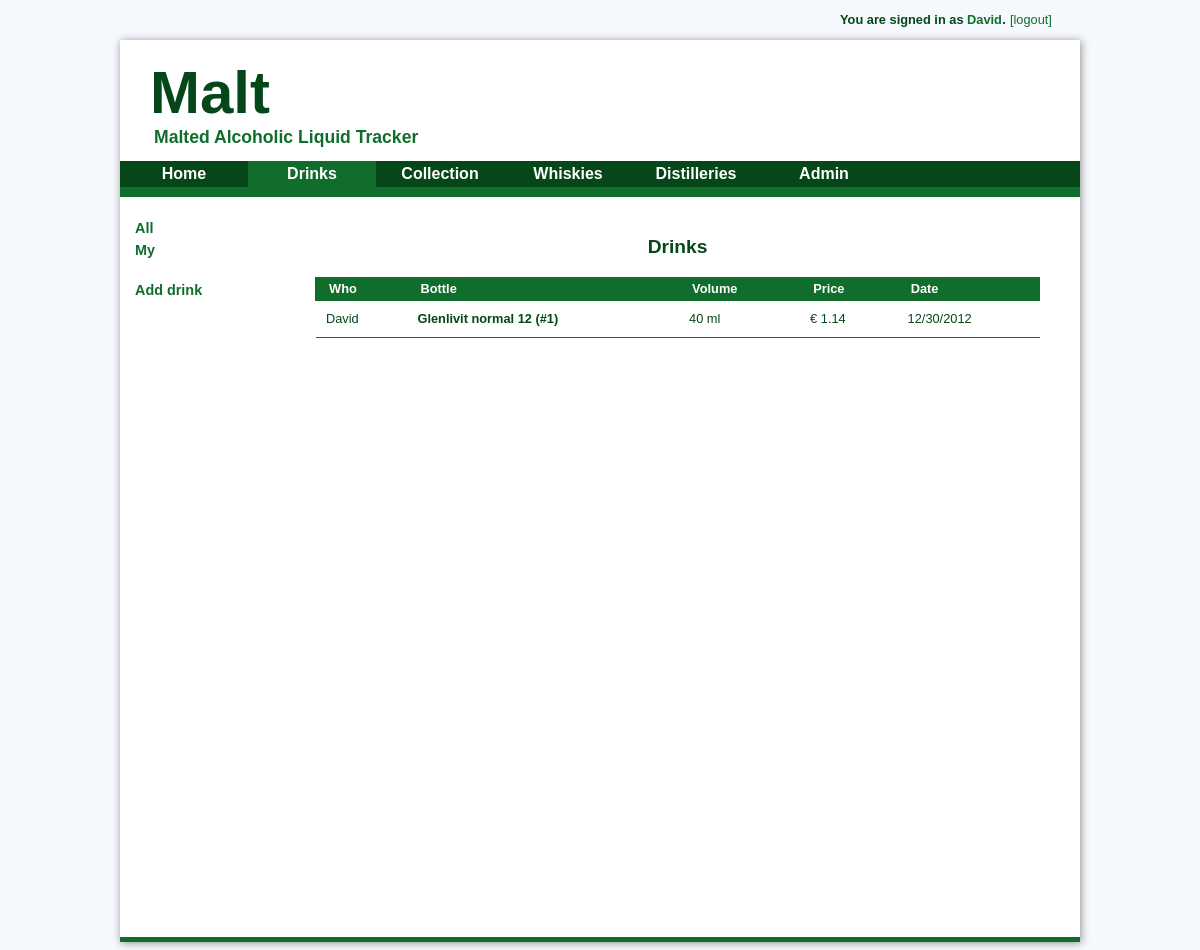
The app's page /malt/drinks/my/ (signed in), older data.
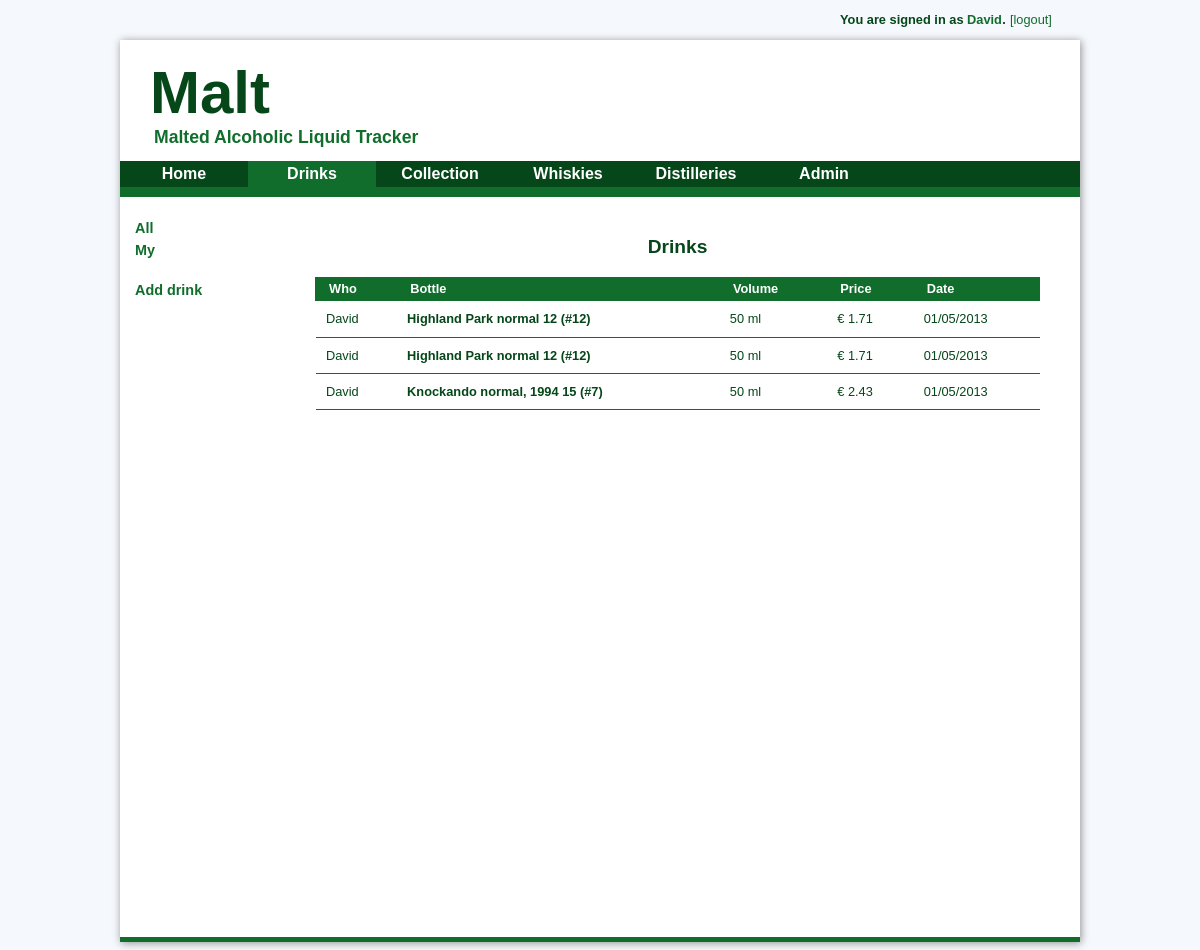
The same page, newer data.
### glass/models.py (models this page shows, shortened)
class Glass(models.Model):
  bottle = models.ForeignKey(Bottle)
  mass = models.FloatField('mass', default=0.0, blank=True)
  volume = models.FloatField('volume', default=50.0)
  user = models.ForeignKey(UserProfile)
  rating = models.IntegerField(default=-1, blank=True)
  date = models.DateTimeField(auto_now=True, auto_now_add=True)
  def getPrice(self):
    return self.bottle.price * self.volume / self.bottle.volume

### userprofile/models.py (models this page shows)
class UserProfile(models.Model):
  user = models.ForeignKey(User)
  displayname = models.CharField(max_length=200)
  def __unicode__(self):
    return self.displayname

### bottle/models.py (models this page shows, shortened)
class Bottle(models.Model):
  whisky = models.ForeignKey(Whisky)
  volume = models.FloatField('volume', default=700.0)
  volumeConsumedInitial = models.FloatField('initially consumed', default=0.0)
  empty = models.BooleanField(default=False)
  buyer = models.ForeignKey(UserProfile, default=1)
  price = models.FloatField('price', default=0.0)
  date = models.DateTimeField(auto_now=True, auto_now_add=True)
  def __unicode__(self):
    return str(self.whisky) + ' (#' + str(self.pk) + ')'

### whisky/models.py (models this page shows)
class Whisky(models.Model):
  distillery = models.ForeignKey(Distillery)
  name = models.CharField(max_length=200)
  age = models.FloatField('age')
  alcoholPercentage = models.FloatField('alcohol %')
  url = models.URLField(max_length=400, default='', blank=True)
  date = models.DateTimeField(auto_now=True, auto_now_add=True)
  def __unicode__(self):
    return str(self.distillery) + '  ' + self.name + '  ' + str(int(self.age))

class Distillery(models.Model):
  name = models.CharField(max_length=200)
  region = models.ForeignKey(Region)
  lat = models.FloatField('longitude', default='0.0')
  lon = models.FloatField('latitude', default='0.0')
  url = models.URLField(max_length=400, default='', blank=True)
  image = models.URLField(max_length=400, default='', blank=True)
  date = models.DateTimeField(auto_now=True, auto_now_add=True)
  def __unicode__(self):
    return self.name

### glass/views.py (the view)
class MyDrinksView(DrinksView):
  template_name = "drinks/index.html"
  context_object_name = "drinks"
  def get_context_data(self, **kwargs):
    userProfile = UserProfile.objects.get(user=self.request.user)
    context = super(MyDrinksView, self).get_context_data(**kwargs)
    bottles = self.getMyDrinks(userProfile.id)
    context['all_drinks_list'] = bottles
    context['drinkssection'] = True
    return context

### base/views.py (called while the page is built)
  def get_context_data(self, **kwargs):
    context = super(BaseView, self).get_context_data(**kwargs)
    if self.request.user.is_authenticated():
      userProfile = UserProfile.objects.get(user=self.request.user)
      context['user'] = self.request.user
      context['displayname'] = userProfile.displayname
      context['isLoggedin'] = True
    return context

### glass/views.py (called while the page is built)
  def addDrinkInfo(self, drinks):
    for drink in drinks:
      drink.price = '%.2f' % drink.getPrice()
      drink.volume_int = '%.0f' % drink.volume
    return drinks

  def getAllDrinks(self):
    drinks = Glass.objects.order_by("date")
    drinks = self.addDrinkInfo(drinks)
    return drinks

  def getMyDrinks(self, userProfileId):
    drinks = Glass.objects.filter(user__id=userProfileId).order_by("date")
    drinks = self.addDrinkInfo(drinks)
    return drinks

  def get_context_data(self, **kwargs):
    context = super(DrinksView, self).get_context_data(**kwargs)
    bottles = self.getAllDrinks()
    context['all_drinks_list'] = bottles
    context['drinkssection'] = True
    return context

### templates/drinks/index.html (shortened to what this page needs)
{% extends "drinks/base.html" %}
{% block content %}
<center><h3>Drinks</h3></center>
  {% if all_drinks_list %}
    <table>
      <tr>
        <th><b>Who</b></th>
        <th><b>Bottle</b></th>
        <th><b>Volume</b></th>
        <th><b>Price</b></th>
        <th><b>Date</b></th>
      </tr>
    {% for drink in all_drinks_list %}
      <tr>
        <td >{{ drink.user }}</td>
        <td><b>{{ drink.bottle }}</b></td>
        <td>{{ drink.volume_int }} ml</td>
        <td>&euro; {{ drink.price }}</td>
        <td>{{ drink.date|date:"SHORT_DATE_FORMAT"  }}</td>
      </tr>
    {% endfor %}
    </table>
  {% else %}
      <p>No polls are available.</p>
  {% endif %}
{% endblock %}

### templates/drinks/base.html
{% extends "base/base.html" %}
{% block sidebar %}
  <br />
  <a href="/malt/drinks/">All</a><br />
  <a href="/malt/drinks/my/">My</a><br />
  <br />
  <a href="/malt/drinks/new/" target="_blank">Add drink</a><br />
{% endblock %}

### templates/base/base.html (shortened to what this page needs)
<!DOCTYPE html PUBLIC "-//W3C//DTD XHTML 1.0 Transitional//EN" "http://www.w3.org/TR/xhtml1/DTD/xhtml1-transitional.dtd">
<html>
<head>
</head>
 <body bgcolor="#f5f8fc">
  <div id="container">
    <div id="header">
      <font id="logotitle" ><b>Malt</b></font></br>
      <font id="logosubtitle" ><b>Malted Alcoholic Liquid Tracker</b></font>
    </div>
    <div id="login">
    	{% if isLoggedin %}
    	  <font id="loginfont"><b>You are signed in as </b></font>
    	   <a href="/malt/userprofile/edit/{{ user.id}}" id="usernamelink"><b>{{ user.username }}</b></a>.
    	  <a href="/malt/logout/" id="loginlink">[logout]</a>
    	{% endif %}
    </div>
    <div class="horizontalmenu">
      <ul>
	      <li>
				{% if homesection %}
				  <a href="/malt/" id="selectedbutton">Home</a>
				{% else %}
				  <a href="/malt/">Home</a>
				{% endif %}
	      </li>
	      <li>
				{% if drinkssection %}
				  <a href="/malt/drinks/" id="selectedbutton">Drinks</a>
				{% else %}
				  <a href="/malt/drinks/">Drinks</a>
				{% endif %}
	      </li>
	      <li>
			  {% if collectionsection %}
					<a href="/malt/collection/" id="selectedbutton">Collection</a>
			  {% else %}
					<a href="/malt/collection/">Collection</a>
			  {% endif %}
	      </li>
	      <li>
        {% if whiskiessection %}
          <a href="/malt/whiskies/" id="selectedbutton">Whiskies</a>
        {% else %}
          <a href="/malt/whiskies/">Whiskies</a>
        {% endif %}
        </li>
        <li>
        {% if distilleriessection %}
          <a href="/malt/whiskies/distilleries/" id="selectedbutton">Distilleries</a>
        {% else %}
          <a href="/malt/whiskies/distilleries/">Distilleries</a>
        {% endif %}
        </li>
        <li>
          <a href="/malt/admin/">Admin</a>
        </li>
      </ul>
    </div>
    <div class="verticalmenu">
      {% block sidebar %}{% endblock %}
    </div>
    <div id="content">
      {% block content %}
      {% endblock %}
    </div>
    <div id="footer">
    </div>
  </div>
</body>
</html>

### static/style.css (style rules this page uses)
body { margin-left: auto; margin-right: auto; }
h3 { color: #054719; font-size: 1.2em; font-family: "Arial",Georgia,Serif; }
a { font-family: "Arial",Georgia,Serif; }
font { font-family: "Arial",Georgia,Serif; }
table { width: 90%; border-top: 0px; border-right: 0px; border-bottom: 0px; border-left: 0px; margin: 1em auto; border-collapse: collapse; }
td { color: #054719; border-left: 0px; border-bottom: 1px solid #106d2c; padding: 0.8em 0.8em; text-align: left; font-size: 0.8em; font-family: "Arial",Georgia,Serif; }
th { background-color: #106d2c; color: #FFFFFF; border-left: 1px solid #106d2c; border-bottom: 1px solid #106d2c; padding: .3em 1em; text-align: left; font-size: 0.8em; font-family: "Arial",Georgia,Serif; }
#container { width: 960px; margin-left: auto; margin-right: auto; margin-top: 40px; -moz-box-shadow: 1px 1px 8px #8e8e8e; -webkit-box-shadow: 1px 1px 8px #8e8e8e; box-shadow: 1px 1px 8px #8e8e8e; }
#logotitle { font-family: "Arial"; font-size: 60px; color: #054719; }
#logosubtitle { font-family: "Arial"; padding-left: 4px; font-size: 1.1em; color: #106d2c; }
#header { background-color: #FFFFFF; padding-left: 30px; padding-top: 18px; padding-bottom: 13px; }
#login { height: 10px; width: 300px; position: absolute; top: 10px; left: 50%; margin-left: 240px; }
#loginfont { font-family: "Arial"; font-size: 0.8em; color: #054719; }
#loginlink { font-size: 0.8em; color: #106d2c; text-decoration: none; }
#usernamelink { font-size: 0.8em; color: #106d2c; text-decoration: none; }
#content { background-color: #FFFFFF; height: 720px; width: 805px; float: left; padding-left: 10px; padding-top: 20px; overflow: auto; }
#footer { background-color: #106d2c; height: 5px; clear: both; text-align: center; }
div.horizontalmenu { width: 100%; height: 36px; background-color: #054719; }
div.horizontalmenu ul { list-style-type: none; margin: 0; padding: 0; }
div.horizontalmenu li { float: left; }
div.horizontalmenu a { display: block; width: 120px; font-size: 1em; }
div.horizontalmenu a:link, div.horizontalmenu a:visited { font-weight: bold; color: #FFFFFF; background-color: #054719; text-align: center; padding: 4px; text-decoration: none; }
#selectedbutton { background-color: #106d2c; }
div.verticalmenu { background-color: #FFFFFF; height: 735px; width: 130px; float: left; padding-left: 15px; padding-top: 5px; }
div.verticalmenu a { display: block; width: 155px; height: 4px; font-size: 0.9em; }
div.verticalmenu a:link, div.verticalmenu a:visited { font-weight: bold; color: #106d2c; background-color: #FFFFFF; text-align: left; padding: 0; text-decoration: none; }

Row changes from the older to the newer data that the page shows:
changed Glass (number 1 of 3 on the later page): bottle "Glenlivit normal 12 (#1)" → "Highland Park normal 12 (#12)"; volume_int "40" → "50"; price "1.14" → "1.71"; date "12/30/2012" → "01/05/2013"
added Glass: user "David", bottle "Highland Park normal 12 (#12)", volume_int "50", price "1.71", date "01/05/2013"
added Glass: user "David", bottle "Knockando normal, 1994 15 (#7)", volume_int "50", price "2.43", date "01/05/2013"
